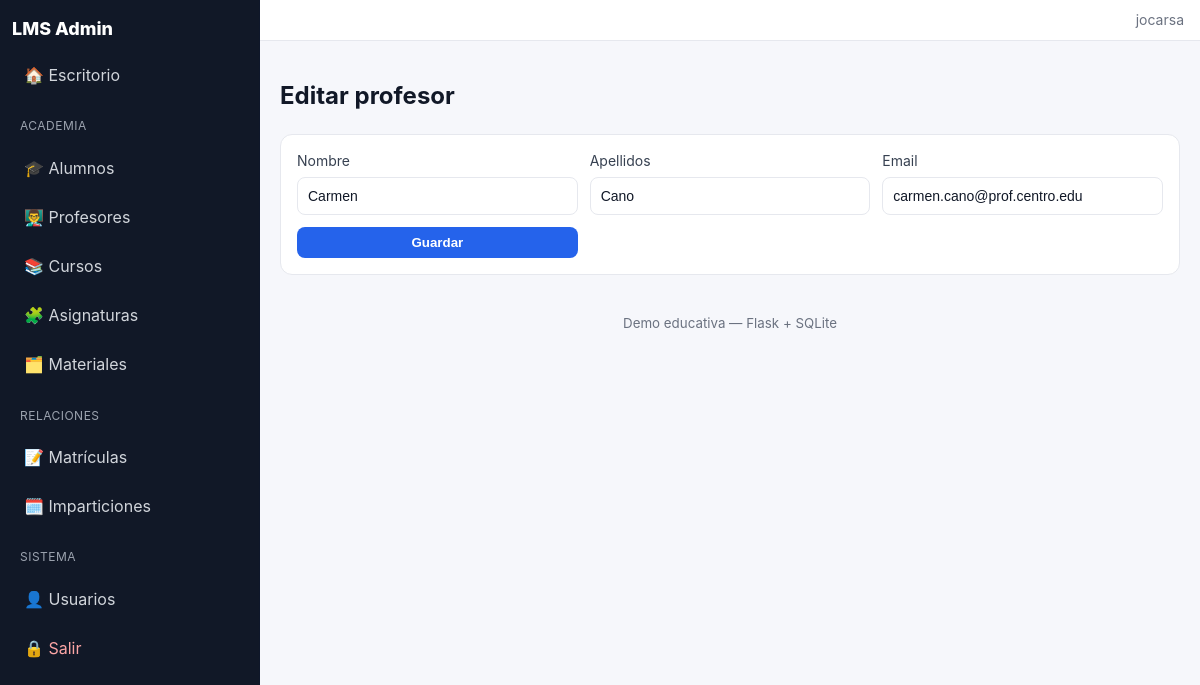
/admin/profesores/2/editar (signed in), run on the app's committed database.
### tables this page shows
CREATE TABLE profesores(
        id INTEGER PRIMARY KEY AUTOINCREMENT,
        nombre TEXT NOT NULL,
        apellidos TEXT NOT NULL,
        email TEXT UNIQUE
    );

### app.py (the view, shortened to what this page needs)
@app.route("/admin/profesores/<int:item_id>/editar", methods=["GET","POST"])
@login_required
def profesores_editar(item_id):
    db = get_db()
    item = db.execute("SELECT * FROM profesores WHERE id=?", (item_id,)).fetchone()
    if not item:
        return redirect(url_for("profesores_list"))
    return render_template("profesores_form.html", item=item)

### app.py (called while the page is built)
def get_db():
    if "db" not in g:
        conn = sqlite3.connect(DB_PATH)
        conn.row_factory = sqlite3.Row
        g.db = conn
    return g.db

def login_required(view):
    from functools import wraps
    @wraps(view)
    def wrapped(*args, **kwargs):
        if "user_id" not in session:
            return redirect(url_for("login"))
        return view(*args, **kwargs)
    return wrapped

@app.before_request
def _ensure_schema():
    ensure_student_front_schema()

### templates/profesores_form.html
{% extends "base.html" %}
{% block content %}
<h2>{{ 'Editar' if item else 'Nuevo' }} profesor</h2>
<form method="post" class="form-grid">
  <label>Nombre
    <input type="text" name="nombre" value="{{ item.nombre if item else '' }}" required>
  </label>
  <label>Apellidos
    <input type="text" name="apellidos" value="{{ item.apellidos if item else '' }}" required>
  </label>
  <label>Email
    <input type="email" name="email" value="{{ item.email if item else '' }}">
  </label>
  <button class="btn">Guardar</button>
</form>
{% endblock %}

### static/style.css (style rules this page uses)
:root { --bg:#f6f7fb; --surface:#ffffff; --border:#e6e8ee; --muted:#6b7280; --text:#111827; --primary:#2563eb; --primary-ink:#ffffff; --danger:#dc2626; --ok:#059669; --sidebar-bg:#111827; --sidebar-ink:#d1d5db; --sidebar-active:#1f2937; }
* { box-sizing:border-box; }
html,body { height:100%; }
body { margin:0; font-family:Inter, ui-sans-serif, system-ui, -apple-system, Segoe UI, Roboto, Ubuntu; background:var(--bg); color:var(--text); line-height:1.45; }
.btn { display:inline-block; padding:8px 12px; background:var(--primary); color:var(--primary-ink); border:none; border-radius:8px; font-weight:600; cursor:pointer; }
.form-grid { display:grid; grid-template-columns:repeat(auto-fit,minmax(240px,1fr)); gap:12px; background:var(--surface); border:1px solid var(--border); padding:16px; border-radius:12px; margin-top:10px; }
label { display:grid; gap:6px; font-size:14px; color:#374151; }
input, select, textarea { background:#fff; border:1px solid var(--border); color:var(--text); padding:10px; border-radius:8px; font-size:14px; }

### data on the page
profesores: nombre "Carmen", apellidos "Cano", email "carmen.cano@prof.centro.edu"

### other printed values
{{ session.get('username','') }} "jocarsa"
{{ 'Editar' if item else 'Nuevo' }} "Editar"
